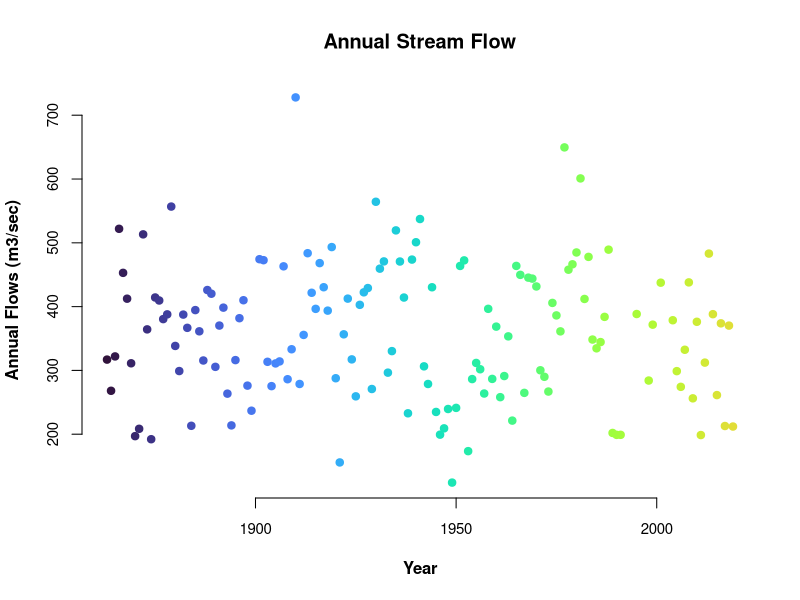
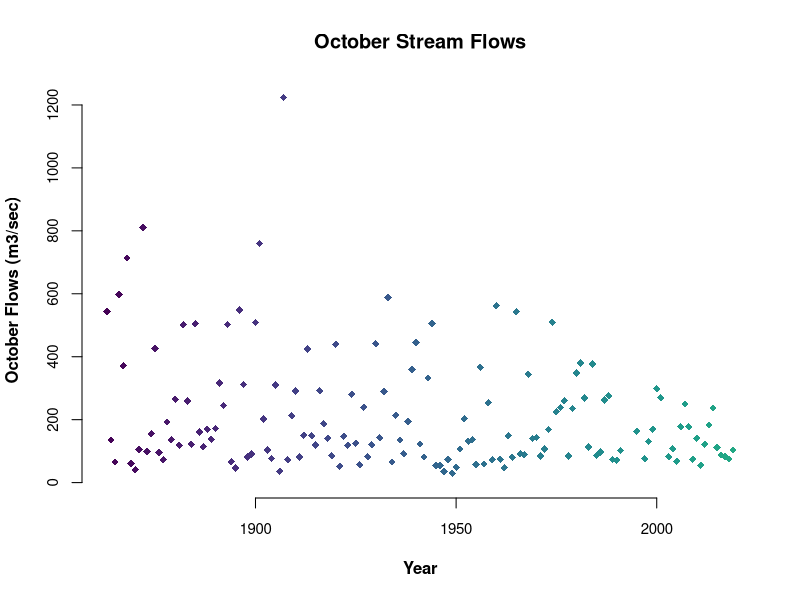
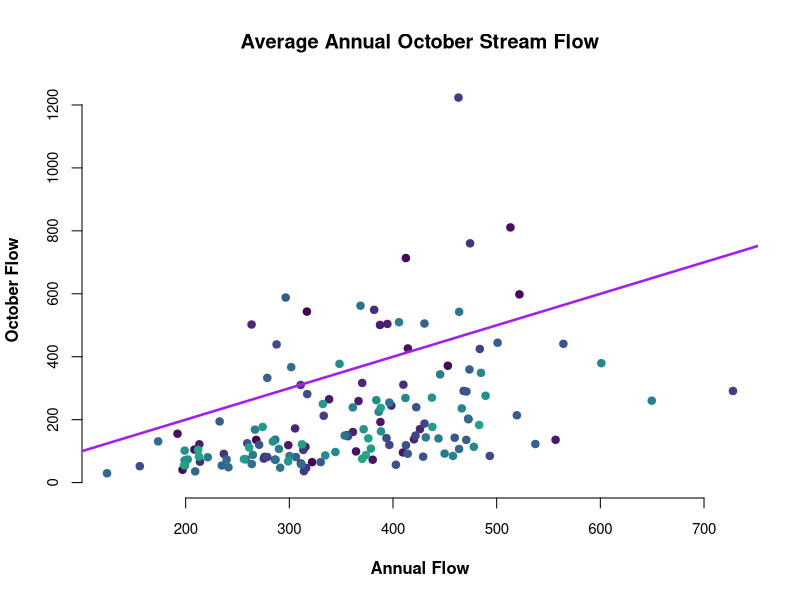
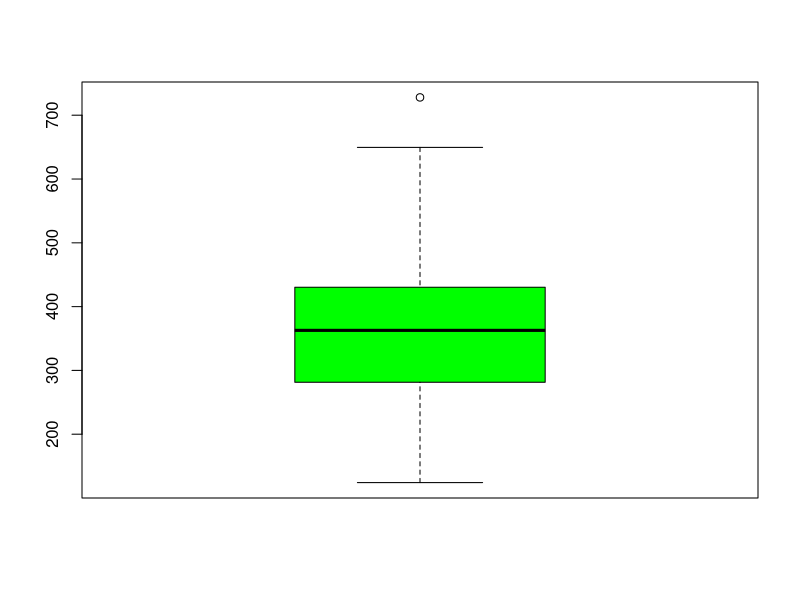
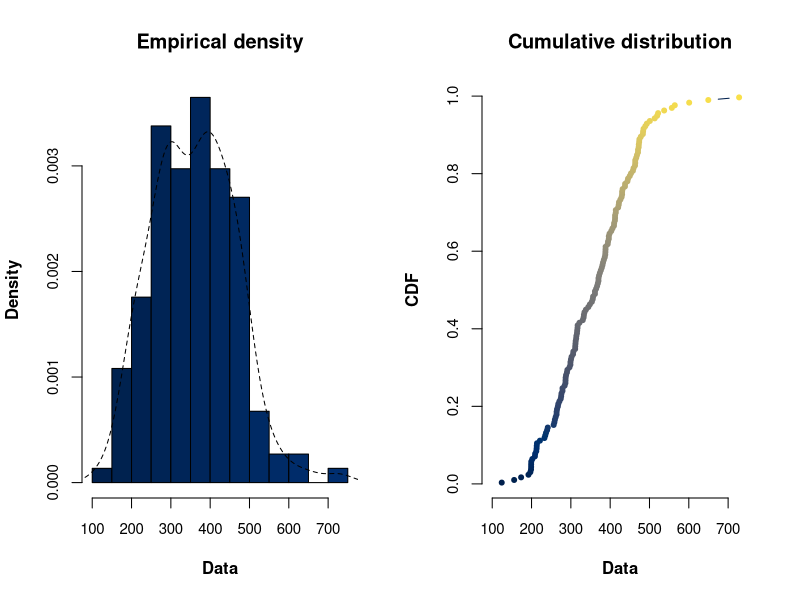
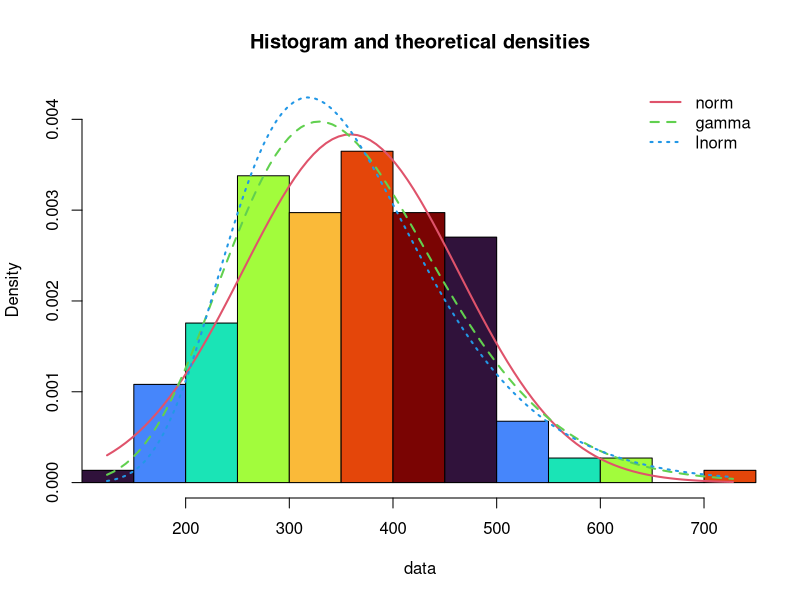
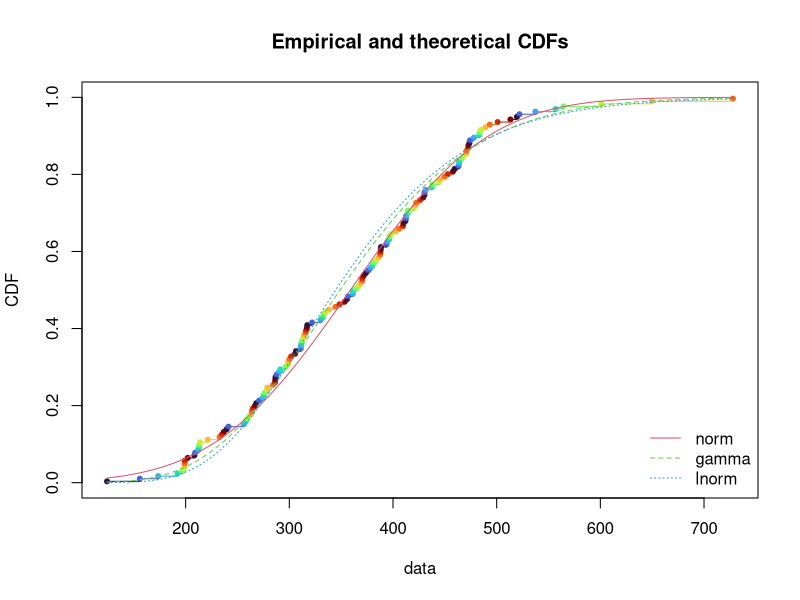
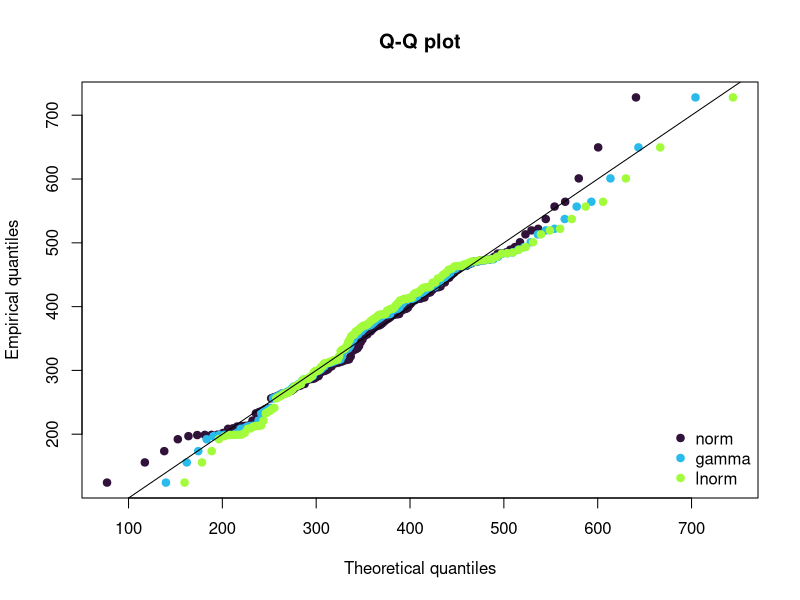

Reproduce these figures in R, in order.
## ---- chunk 1
knitr::opts_chunk$set(cache=TRUE, error=FALSE, fig.cap = " ", message=FALSE, warning=FALSE)
## ---- chunk 2
library(fitdistrplus)
## ---- chunk 3
library(stringi)
## ---- chunk 4
data <- read.csv("Loire_Blois_R.csv", header = TRUE, sep = ";" )
## ---- chunk 5
str(data)
## ---- chunk 6
variable.names(data)
## ---- chunk 7
lapply(data,class)
## ---- chunk 8
library(viridis)
plot(data$Year, data$Annual, xlab = 'Year', ylab = 'Annual Flows (m3/sec)', main = "Annual Stream Flow", col.lab = "Black", pch = 19, col = viridis(n=256, option = "H"), bg = "Yellow", font.lab = 2, bty= "n", cex.axis = 0.9)

## ---- chunk 9
plot(data$Year, data$Oct, xlab = 'Year', ylab = 'October Flows (m3/sec)', main = "October Stream Flows", col.lab = "Black", pch = 18, cex= 1,col = viridis(n=256, option = "D"), bg = "Yellow", font.lab = 2, bty= "n", cex.axis = 0.9, ylim = c(0,1224), xlim = c(1863,2019)) 
## ---- chunk 10
plot(data$Annual, data$Oct, xlab = 'Annual Flow', ylab = 'October Flow', main = "Average Annual October Stream Flow", col.lab = "Black", pch = 19, col = viridis(n=256, option = "D"), bg = "Yellow", font.lab = 2, bty= "n", cex.axis = 0.9, ylim = c(0,1224)) 
abline(a = 0, b = 1, col = "Purple", lwd = 2.5)
## ---- chunk 11
summary(data$Annual)
## ---- chunk 12
sd(data$Annual, na.rm = T)
## ---- chunk 13
boxplot(data$Annua, col = "green", border = par("fg"))
boxplot.stats(data$Annual)

## ---- chunk 14
is.na(data$Annual) # is.na function looks for na values and appears true for that position.
## ---- chunk 15
which(is.na(data$Annual)) # this gives the location of missing values

## ---- chunk 16
!is.na(data$Annual) #! reverses the values from true to false: - so this gives the location which are not NA
## ---- chunk 17
annual_Q_without_NA <-data$Annual[which(!is.na(data$Annual))] 
## ---- chunk 18
plotdist(annual_Q_without_NA, histo = TRUE, demp = TRUE, col = viridis(n=154, option = "E"), pch = 20, type = "b" , lty = "solid", font.lab = 2, bty= "n", cex.axis = 0.9,)

## ---- chunk 19
norm_fit <-  fitdist(annual_Q_without_NA, distr = "norm", method = "mme")

gamma_fit <- fitdist(annual_Q_without_NA, distr = "gamma", method = c("mme"))

lognormal <- fitdist(annual_Q_without_NA, distr = "lnorm", method = c("mme"))
## ---- chunk 20
all_fits <- list(norm_fit, gamma_fit, lognormal)
## ---- chunk 21
denscomp(all_fits, datacol = viridis(7, option = "H"), fitlwd = 2)
## ---- chunk 22
cdfcomp(all_fits, datapch = 20, datacol = viridis(10, option = "H"), fitlwd = 1)
## ---- chunk 23
qqcomp(all_fits, fitpch = 19, fitcol = viridis(5, option = "H"))
ppcomp(all_fits, fitpch = 20, fitcol = viridis(3, option = "C"))
## ---- chunk 24
    summary(norm_fit)
    summary(gamma_fit)
    summary(lognormal)
## ---- chunk 25
    norm_fit1 <- fitdist(annual_Q_without_NA, distr = "norm", method = c("mle"))

    gamma_fit1 <- fitdist(annual_Q_without_NA, distr = "gamma", method = c("mle"))

    lognormal1 <- fitdist(annual_Q_without_NA, distr = "lnorm", method = c("mle"))

    all_fits1 <- list(norm_fit1,gamma_fit1,lognormal1)
## ---- chunk 26
    summary(norm_fit1)
    summary(gamma_fit1)
    summary(lognormal1)
## ---- chunk 27
data1 <- data.frame(Group = 1:24, Month = month.abb)
knitr::kable(t(data),caption = "", row.names = F)
## ---- chunk 28
    plot(data$Year, data$Feb, xlab = 'Year', ylab = 'February Flows (m3/sec)', main = "February Stream Flows VS Years", col.lab = "Black", pch = 18, cex= 1,col = viridis(n=100, option = "H"), bg = "Yellow", font.lab = 2, bty= "n", cex.axis = 0.9, ylim = c(0,1600), xlim = c(1863,2019))
## ---- chunk 29
    Feb_Q_without_NA <- data$Feb[which(!is.na(data$Feb))] 
    print(Feb_Q_without_NA)
## ---- chunk 30
    plotdist(Feb_Q_without_NA, histo = TRUE, demp = TRUE, col = viridis(n=5, option = "E"), pch = 20, type = "b" , lty = "solid", font.lab = 2, bty= "n", cex.axis = 0.9,) 
## ---- chunk 31
    summary(data$Feb)
## ---- chunk 32
    norm_fit2 <-  fitdist(Feb_Q_without_NA, distr = "norm", method = "mme")

    gamma_fit2 <- fitdist(Feb_Q_without_NA, distr = "gamma", method = c("mme"))

    lognormal2 <- fitdist(Feb_Q_without_NA, distr = "lnorm", method = c("mme"))

    all_fits2 <- list(norm_fit2, gamma_fit2, lognormal2)

    denscomp(all_fits2, datacol = viridis(5, option = "H"), fitlwd = 2)

    cdfcomp(all_fits2, datapch = 20, datacol = viridis(10, option = "H"), fitlwd = 1)

    qqcomp(all_fits2, fitpch = 19, fitcol = viridis(5, option = "H"))

    ppcomp(all_fits2, fitpch = 20, fitcol = viridis(3, option = "C"))

## ---- chunk 33
summary(norm_fit2)
summary(gamma_fit2)
summary(lognormal2)
## ---- chunk 34
    pgamma(165, shape = 3.919727682, rate = 0.006739509)
## ---- chunk 35
    pgamma(170, shape = 3.919727682, rate = 0.006739509)
## ---- chunk 36
mean(annual_Q_without_NA)
## ---- chunk 37
# level of significance = 5%
t.test(data$Annual, mu=370, alternative= "less", conf.level=0.95)
## ---- chunk 38
# level of significance = 5%
t.test(data$Annual, mu=370, alternative= "two.sided", conf.level=0.95)
## ---- chunk 39
mean(data$Annual[88:117] , na.rm = T) # for period for, 1950-1979
## ---- chunk 40
mean(data$Annual[128:154], na.rm = T) # for period for, 1990-2019
## ---- chunk 41
t.test(data$Annual[88:117], data$Annual[128:154], conf.level=0.95)
## ---- chunk 42
var(data$Annual[88:117])  # for period for, 1950-1979
## ---- chunk 43
var(data$Annual[128:154], na.rm = T) # for period for, 1990-2019
## ---- chunk 44
var.test(data$Annual[88:117], data$Annual[128:154], conf.level=0.95)
## ---- chunk 45
summary(norm_fit1)
summary(gamma_fit1)
summary(lognormal1)
## ---- chunk 46
ks.test(annual_Q_without_NA, "pnorm", 358.9568, 104.0541)
## ---- chunk 47
ks.test(annual_Q_without_NA, "pgamma", 11.41056780, 0.03178586)
## ---- chunk 48
ks.test(annual_Q_without_NA, "plnorm", 5.838737	, 0.305537)
## ---- chunk 49
summary(norm_fit2)
summary(gamma_fit2)
summary(lognormal2)
## ---- chunk 50
ks.test(Feb_Q_without_NA, "pnorm", 581.6043	, 293.7648)
## ---- chunk 51
ks.test(Feb_Q_without_NA, "pgamma", 3.919727682, 0.006739509)
## ---- chunk 52
ks.test(Feb_Q_without_NA, "plnorm", 6.2521749, 0.4766875)
## ---- chunk 53
# Sample Mean
mean(data$Feb[48:77] , na.rm = T) # For 1910-1939
mean(data$Feb[88:117] , na.rm = T) # For 1950-1079
mean(data$Feb[128:154] , na.rm = T) # For 1990-2019
## ---- chunk 54
# Student Test on Mean.
t.test(data$Feb[48:77],data$Feb, conf.level=0.95) # For 1910-1939
t.test(data$Feb[88:117],data$Feb, conf.level=0.95) # For 1950-1079
t.test(data$Feb[128:154],data$Feb, conf.level=0.95) # For 1990-2019
## ---- chunk 55
# Fisher-Snedcor Test on Variability
var.test(data$Feb[48:77],data$Feb, conf.level=0.95)# For 1910-1939
var.test(data$Feb[88:117],data$Feb, conf.level=0.95)# For 1950-1079
var.test(data$Feb[128:154],data$Feb, conf.level=0.95)# For 1990-2019
## ---- chunk 56
summary(gamma_fit2)
## ---- chunk 57
# expected value from the fitting for the month of February using the matching moments 
# exp_value_gamma <- shape*1/rate
exp_value_Feb_gamma <- (3.919727682)*(1/0.006739509)
exp_value_Feb_gamma
## ---- chunk 58
P <- 1-1/10
qgamma(P,3.919727682,0.006739509)
## ---- chunk 59
pgamma(341.63, 3.919727682,0.006739509)
## ---- chunk 60
 # For 1910-1939 
norm_fit3 <-  fitdist(data$Feb[48:77], distr = "norm", method = "mme")

gamma_fit3 <- fitdist(data$Feb[48:77], distr = "gamma", method = c("mme"))

lognormal3 <- fitdist(data$Feb[48:77], distr = "lnorm", method = c("mme"))
## ---- chunk 61
summary(norm_fit3)
summary(gamma_fit3)
summary(lognormal3)
## ---- chunk 62
ks.test(data$Feb[48:77], "pnorm", 536.9553,257.9225)
ks.test(data$Feb[48:77], "pgamma", 4.3340907,0.008071604)
ks.test(data$Feb[48:77], "plnorm",6.1821116	,0.45563)
## ---- chunk 63
#1950-1979
norm_fit4 <-  fitdist(data$Feb[88:117], distr = "norm", method = "mme")

gamma_fit4 <- fitdist(data$Feb[88:117], distr = "gamma", method = "mme")

lognormal4 <- fitdist(data$Feb[88:117], distr = "lnorm", method = "mme")
## ---- chunk 64
summary(norm_fit4)
summary(gamma_fit4)
summary(lognormal4)
## ---- chunk 65
ks.test(data$Feb[88:117], "pnorm", 677.1387,321.6364)
ks.test(data$Feb[88:117], "pgamma",4.432257084,0.006545568)
ks.test(data$Feb[88:117], "plnorm",6.4161532,0.4510496)
## ---- chunk 66
# For 1990-2019
Feb_Q_1990_2019_without_NA <- data$Feb[which(!is.na(data$Feb[128:154]))] 
print(Feb_Q_1990_2019_without_NA)
## ---- chunk 67
norm_fit5 <-  fitdist(Feb_Q_1990_2019_without_NA, distr = "norm", method = "mme")

gamma_fit5 <- fitdist(Feb_Q_1990_2019_without_NA, distr = "gamma", method = c("mme"))

lognormal5 <- fitdist(Feb_Q_1990_2019_without_NA, distr = "lnorm", method = c("mme"))
## ---- chunk 68
summary(norm_fit5)
summary(gamma_fit5)
summary(lognormal5)
## ---- chunk 69
ks.test(Feb_Q_1990_2019_without_NA, "pnorm",554.7677,236.3011)
ks.test(Feb_Q_1990_2019_without_NA, "pgamma",5.511767488,0.009935271)
ks.test(Feb_Q_1990_2019_without_NA, "plnorm",6.2351867,0.4083204)
## ---- chunk 70
Feb_Q_1989_2019_without_NA <- data$Feb[which(!is.na(data$Feb[127:154]))]
Feb_Q_1989_2019_without_NA
## ---- chunk 71
gamma_dist30 <- fitdist(Feb_Q_1989_2019_without_NA,distr = "gamma",method = "mme")
summary(gamma_dist30)
## ---- chunk 72
 # exp_value  = (shape*1/rate)
exp_value <- (4.984353354	* 1/0.009304336)
exp_value
## ---- chunk 73
qgamma(P, 4.984353354,0.009304336)
pgamma(212.5, shape = 4.984353354, rate = 0.009304336)
